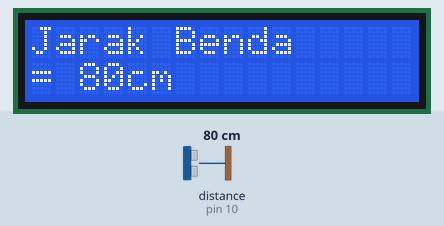
Simulated run of this sketch. Board: Arduino Uno, built with avr-gcc and run on an emulated ATmega328P. On the bench: 16×2 character LCD. Wiring (inferred from the names in the program): ultrasonic range finder: trigger pin 11; echo pin 10. The inputs (shaded band) are chosen by the test bench; at power-on: distance to the obstacle (sensor on pin 10) 80 cm. The echo pulse lasts 58.3 µs per cm.

Above: at 1.2 s.
1.3 s: distance to the obstacle (sensor on pin 10) set to 2 cm
At 3.5 s:
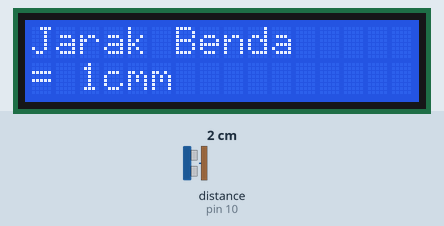
4.6 s: distance to the obstacle (sensor on pin 10) set to 18 cm
At 6.4 s:
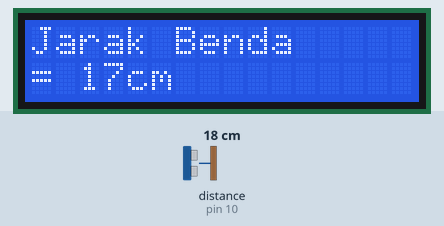
8.7 s: distance to the obstacle (sensor on pin 10) set to 4 cm
At 9.9 s:
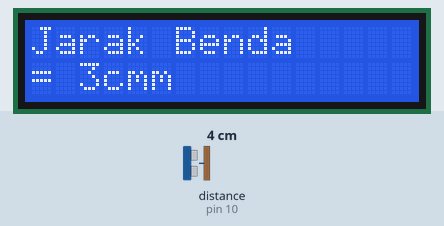
Timing chart, 0 to 11.7 s (numbered marks = the images above; inputs shaded):
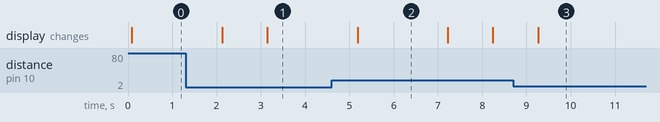

The sketch:

iot14.ino
```cpp
#include <Wire.h>
#include <LiquidCrystal_I2C.h>
float trigPin = 11;
float echoPin = 10;
LiquidCrystal_I2C lcd(0x27,16,2);
void setup()
{
  Serial.begin (9600);
  pinMode(trigPin, OUTPUT);
  pinMode(echoPin, INPUT);
  lcd.init();
}
void loop()
{
  lcd.backlight();
  int duration, distance;
  digitalWrite(trigPin, HIGH);
  delayMicroseconds(10);
  digitalWrite(trigPin, LOW);
  duration = pulseIn(echoPin, HIGH);
  distance =(duration/2)/29,4117647;
  lcd.setCursor(0,0);
  lcd.print("Jarak Benda");
  lcd.setCursor(0,1);
  lcd.print("= ");
  lcd.print(distance);
  lcd.print("cm");
  delay(1000);
}
```

Measured:
- after the input at 1.3 s, the display: first changes after 0.83 s (image 1 shows a later state)
- after the input at 4.6 s, the display: changes after 0.58 s (image 2)
- after the input at 8.7 s, the display: changes after 0.56 s (image 3)
- what the display in image 2 shows lasts 2.0 s, from 5.2 s to 7.2 s
